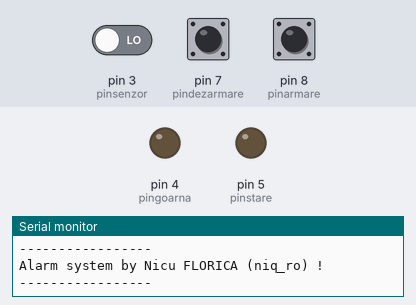
The sketch below on a simulated Arduino Uno, built with avr-gcc and run on an emulated ATmega328P. Parts: output pins drawn as LEDs (lit = HIGH), the last lines printed to the serial monitor. Dashed ring = blinking. The inputs (shaded band) are chosen by the test bench; at power-on: pin 7 (pindezarmare) HIGH, pin 8 (pinarmare) HIGH, pin 3 (pinsenzor) LOW.

Above: at 1.2 s.
1.3 s: pin 7 (pindezarmare) pulled LOW for 0.15 s
At 1.55 s:
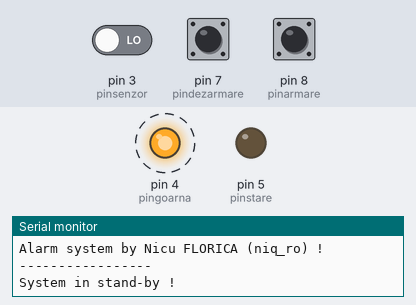
3.1 s: pin 8 (pinarmare) pulled LOW for 0.15 s
At 5.6 s:
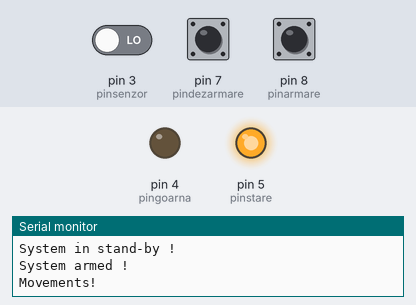
6.2 s: pin 7 (pindezarmare) pulled LOW for 1 s
At 6.5 s:
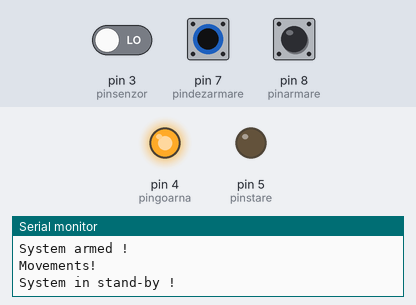
9.2 s: pin 7 (pindezarmare) pulled LOW for 3.2 s
At 13.9 s:
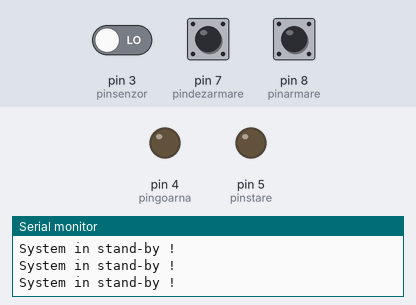
Timing chart, 0 to 14.9 s (numbered marks = the images above; inputs shaded):
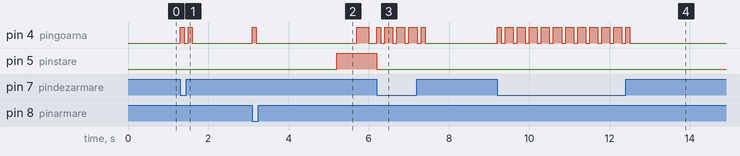

Measured:
- after the input at 1.3 s, pin 4 (pingoarna): alternates HIGH for 0.10 s and LOW for 0.10 s, 4 changes in all, then stays LOW, starting at once
- after the input at 3.1 s, pin 4 (pingoarna): LOW → HIGH at once, → LOW 0.10 s later, → HIGH 2.5 s later, → LOW 0.30 s later; pin 5 (pinstare): LOW → HIGH after 2.1 s
- after the input at 6.2 s, pin 5 (pinstare): HIGH → LOW at once
- after the input at 9.2 s, pin 4 (pingoarna): goes HIGH 0.10 s, 10 × (LOW 0.10 s, HIGH 0.20 s), LOW 0.10 s, HIGH 0.10 s, then LOW, starting at once

The sketch:

alarma_moto_v2.ino
```cpp
/*
 alarma motocicleta pentru Razvan Lazar si Mircea Craciun
 progrma scris de Nicu Florica (niq_ro)
 http;//www.arduinotehniq.com/
 http://nicuflorica.blogspot.ro/
 http://arduinotehniq.blogspot.com
 13.04.2019 - Craiova, Romania
*/

#define pinarmare 8  // pin conectare comanda armare
#define pindezarmare 7  // pin conectare comanda dezarmare
#define pinsenzor 3  // pin conectare senzor (PIR, Doppler)
#define pingoarna 4  // pin conectare comanda claxon / goarna
#define pinstare 5 // pin indicare stare alarms (armat/nearmat
unsigned long tptipat = 10000;  // 30000 = 30s, timp sunat alarma
unsigned long tpinceput; // timp

byte armare = 0;  // variabila pentru armare/dezarmare
byte miscare = 0; // variabila pentru miscare
int secunda = 0; // variabila pewntru a afla secundele, ca timp

void setup()
{
Serial.begin(9600); // serial monitor
Serial.println("-----------------");
 Serial.println("Alarm system by Nicu FLORICA (niq_ro) !");
Serial.println("-----------------");
pinMode(pinarmare,INPUT);
pinMode(pindezarmare,INPUT);
pinMode(pinsenzor,INPUT);
digitalWrite(pinarmare,HIGH);
digitalWrite(pindezarmare,HIGH);

pinMode(pingoarna,OUTPUT);
pinMode(pinstare,OUTPUT);
digitalWrite(pingoarna,LOW);
digitalWrite(pinstare,LOW);
}

void loop()
{

if (digitalRead(pinarmare) == LOW)  // daca s-a apasat butonul de armare
// if (digitalRead(pinarmare) == HIGH)  // daca s-a apasat butonul de armare (radio)
{
 Serial.println("System armed !");
 armare = 1;  // starea de alarma va deveni activa
 miscare = 0; // se considera ca nu e miscare
 digitalWrite(pingoarna, HIGH); // claxonul v-a suna scurt pentr a sti ca s-a activat alarma
 delay(100);
 digitalWrite(pingoarna, LOW);
 delay(2000);
}

if (digitalRead(pindezarmare) == LOW)  // daca s-a apasat butonul de dezarmare
// if (digitalRead(pindezarmare) == HIGH)  // daca s-a apasat butonul de dezarmare (radio)
{
 Serial.println("System in stand-by !");
 digitalWrite(pinstare, LOW);  // sting ledul de indicare armare
 armare = 0;  // starea de alarma va deveni inactiva
 miscare = 0;  // se considera ca nu mai e miscare
 digitalWrite(pingoarna, HIGH); // claxonul v-a suna scurt, de 2 ori, pentru a sti ca s-a dezactivat alarma
 delay(100);
 digitalWrite(pingoarna, LOW);
 delay(100);
 digitalWrite(pingoarna, HIGH);
 delay(100);
 digitalWrite(pingoarna, LOW);
}

if ((armare == 1) and (miscare == 0))  // daca alarma este activa
{
  digitalWrite(pinstare, HIGH); // aprind led armare
 //if (digitalRead(pinsenzor) == HIGH)  // daca s-a activat senzorul de miscare cat timp alarma e activa
 if (digitalRead(pinsenzor) == LOW)  // daca s-a activat senzorul de miscare cat timp alarma e activa
 {
   Serial.println("Movements!");
   miscare = 1;  // s=a detecat miscare
   delay(500); // pauza mica
   tpinceput = millis(); // se memoreaza timpul de setectare miscare
 }
else
{
   digitalWrite(pinstare, LOW); //sting led armare
}
}

if ((armare == 1) and (miscare == 1))  // daca alarma e activat si a fost detectata anterior miscare
{
  if ((millis() - tpinceput) < tptipat) // daca e in perioada de avertizare sonora
  {
    secunda = millis()/1000;  // se transforma in secunda timpul
    if (secunda%2 == 1) // daca secunda e numar impar
    {
      digitalWrite(pingoarna, HIGH); // cloaxon alimntat
    }
    else
    {
      digitalWrite(pingoarna, LOW); // cloaxon oprit
    }
  }
  else
  {
    miscare = 0;  // se considera ca nu mai e miscare
    digitalWrite(pingoarna, LOW); // cloaxon oprit
  }
}


} // sfarsit program principal
```
